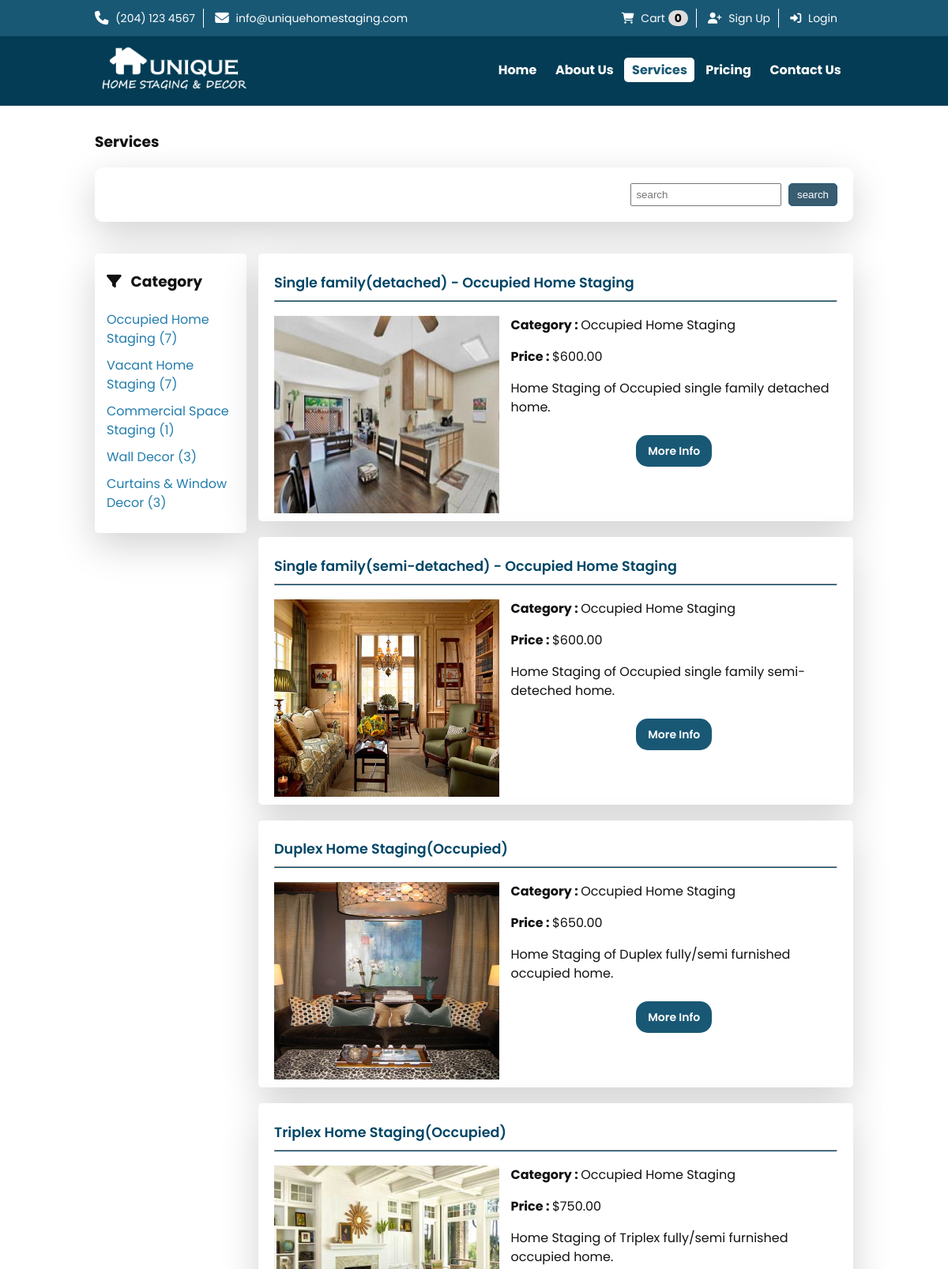
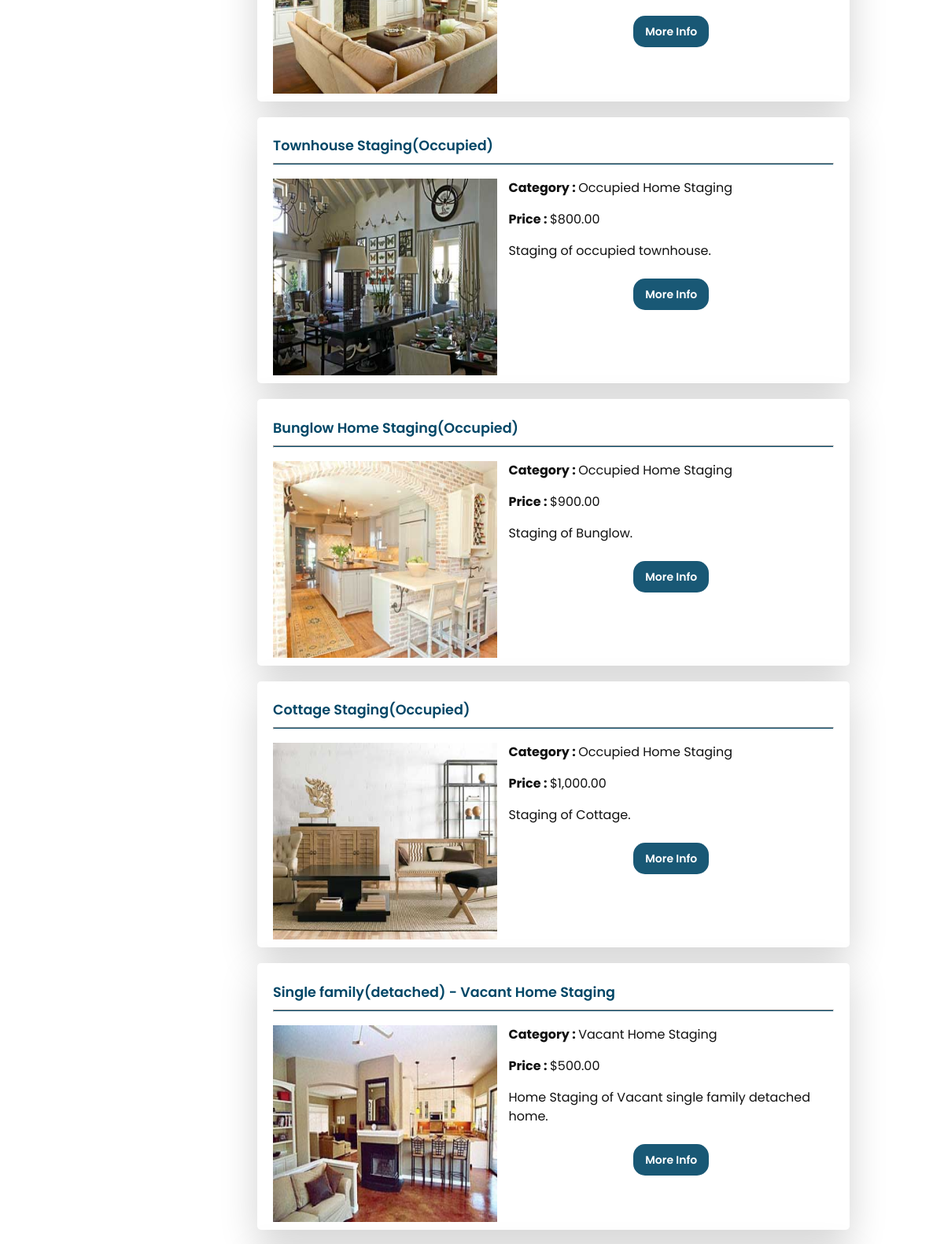
Page /?p=services (upper part) on the committed database (2 pictures, top to bottom).
### tables this page shows
CREATE TABLE `category` (
  `id` int(11) NOT NULL AUTO_INCREMENT,
  `title` varchar(255) NOT NULL,
  `image` varchar(255) DEFAULT NULL,
  `deleted` tinyint(1) DEFAULT 0,
  `created_at` datetime NOT NULL DEFAULT current_timestamp(),
  `updated_at` datetime NOT NULL DEFAULT current_timestamp() ON UPDATE current_timestamp(),
  PRIMARY KEY (`id`)
);

CREATE TABLE `service` (
  `id` int(11) NOT NULL AUTO_INCREMENT,
  `title` varchar(255) NOT NULL,
  `description` text NOT NULL,
  `short_description` varchar(255) DEFAULT NULL,
  `image` varchar(255) DEFAULT NULL,
  `price` decimal(7,2) NOT NULL,
  `category` int(11) DEFAULT NULL,
  `tag` varchar(255) DEFAULT NULL,
  `display` enum('hide','all place','main page','service page') DEFAULT NULL,
  `estimated_time` int(11) DEFAULT NULL,
  `no_of_staff_required` int(11) DEFAULT NULL,
  `deleted` tinyint(1) DEFAULT 0,
  `created_at` datetime NOT NULL DEFAULT current_timestamp(),
  `updated_at` datetime NOT NULL DEFAULT current_timestamp() ON UPDATE current_timestamp(),
  PRIMARY KEY (`id`),
  KEY `category` (`category`),
  CONSTRAINT `service_ibfk_1` FOREIGN KEY (`category`) REFERENCES `category` (`id`)
);

### config/functions.php (called while the page is built, shortened)
<?php
function view(string $view_name, array $data = []): void
{
    try {
        extract($data);
        $path = __DIR__ . '/../views/' . $view_name . '.view.php';
        require($path);
    } catch (Exception $e) {
        echo $e->getMessage();
        die;
    }
}

### controllers/services.php (called while the page is built, shortened)
<?php
$title = 'Services';
$categoryObj = new Category();
$serviceObj = new Service();
$categories = $categoryObj->getAllWithServiceCount();
if (!empty($_GET['search']) && $_GET['search'] == trim($_GET['search'])) {
    $services = $serviceObj->getAllBySearch($_GET['search']);
    $title = 'You searched for: ' .  $_GET['search'];
} elseif (!empty($_GET['category']) && $_GET['category'] == intval($_GET['category'])) {
    $services = $serviceObj->getAllByCategory($_GET['category']);
    $title = 'Service by Category: ' . $services[0]['category_title'];
} else {
    $services = $serviceObj->getAll();
}
view('services', compact('title', 'categories', 'services'));

### public/index.php (called while the page is built, shortened)
<?php
$allowed = [
    'home', 'services', 'service-detail', 'about-us', 'pricing', 'contact-us', 'sign-up',
    'process-sign-up', 'my-profile', 'login',  'process-login', 'logout',
    'view-cart', 'handle-cart', 'remove-cart', 'checkout', 'handle-payment',
    'invoice', 'orders'
];
if (empty($_GET['p'])) {
    $page = 'home';
} elseif (in_array($_GET['p'], $allowed)) {
    $page = $_GET['p'];
} else {
    $page = 'error-404';
    http_response_code(404);
}
$path = __DIR__ . '/../controllers/' . $page . '.php';
require($path);

### config/escape.php (called while the page is built, shortened)
<?php
function esc(string $str): string
{
    return htmlentities($str, ENT_NOQUOTES, "UTF-8");
}

### app/Models/Model.php (called while the page is built, shortened)
<?php
abstract class Model
{
    protected static $dbh;
    public static function init($dbh)
    {
        self::$dbh = $dbh;
    }
    public function getDbh()
    {
        return  self::$dbh;
    }
}

### app/Models/Category.php (called while the page is built, shortened)
<?php
class Category extends Model
{
    protected $table = 'category';
    public function getAllWithServiceCount()
    {
        $query =
            "SELECT count(s.category) as service_count,
                c.*
                FROM
                service s
                left join
                {$this->table} c on  c.id = s.category
                where s.deleted = 0
                group by s.category ";
        $stmt = $this->getDbh()->prepare($query);
        $stmt->execute();
        return $stmt->fetchAll();
    }
}

### app/Models/Service.php (called while the page is built, shortened)
<?php
class Service extends Model
{
    protected $table = 'service';
    public function getAll($order = 'asc')
    {
        $query = "SELECT
                    s.*,
                    c.title as category_title
                    from {$this->table} as s
                    LEFT JOIN {$this->category_table} as c
                    ON s.category = c.id
                    WHERE s.deleted=0
                    order by id " . $order;
        $stmt = self::$dbh->prepare($query);
        $stmt->execute();
        return $stmt->fetchAll();
    }
}

### views/services.view.php (the view, shortened to what this page needs)
<?php require __DIR__ . '/inc/header.php'; ?>
<div class="container">
    <div class="section-block">
        <?php if ($title) : ?>
            <h3>
                <?= esc($title) ?>
            </h3>
        <?php endif; ?>
        <div class="search-service">
            <form action="/" method="get" autocomplete="off" novalidate>
                <input id="search" type="text" name="search" placeholder="search" maxlength="255" />&nbsp;
                <input type="submit" value="search" />
            </form>
        </div>
        <div class="service-filter">
            <h3><i class="fa fa-filter" aria-hidden="true"></i> &nbsp; Category</h3>
            <ul>
                <?php foreach ($categories as $category) : ?>
                    <li>
                        <a href="/?p=services&category=<?= esc($category['id']) ?>">
                            <?= esc($category['title']) ?> (<?= $category['service_count'] ?>)
                        </a>
                    </li>
                <?php endforeach; ?>
            </ul>
        </div>
        <div class="service-block-wrapper">
            <?php foreach ($services as $service) : ?>
                <div class="service-block">
                    <div class="service-title">
                        <h2><?= esc($service['title']) ?></h2>
                        <hr>
                    </div>
                    <div>
                        <div class="service-img-block">
                            <img src="images/service/<?= esc($service['image']) ?>" alt="<?= esc($service['title']) ?>" width="300" height="300">
                        </div>
                        <div class="service-detail">
                            <p class="highlight-text">
                                <strong>Category : </strong> <?= esc($service['category_title']) ?>
                            </p>
                            <p class="highlight-text">
                                <strong>Price : </strong> $<?= number_format($service['price'], 2) ?>
                            </p>
                            <p><?= esc($service['short_description']) ?>
                            </p>
                            <div class="btn-wrapper">
                                <a href="/?p=service-detail&service=<?= esc($service['id']) ?>">
                                    More Info
                                </a>
                            </div>
                        </div>
                    </div>
                </div>
            <?php endforeach; ?>
        </div>
    </div>
</div>
<?php require __DIR__ . '/inc/footer.php'; ?>

### public/styles/custom.css (style rules this page uses)
* { box-sizing: border-box; }
body, html { margin: 0; padding: 0; }
body { font-family: "Poppins", Arial, sans-serif; background-color: #fff; margin: 0; line-height: 24px; color: #111; font-size: 16px; font-weight: 400; }
.container { max-width: 960px; margin: 0 auto; position: relative; }
.section-block { margin: 15px 0; }
.service-block { padding: 10px 20px; margin: 20px 0; box-shadow: 0 1rem 3rem rgba(0, 0, 0, 0.175) !important; border-radius: 0.3rem !important; background-color: #fff !important; }
.service-block .service-title h2 { font-weight: 600; font-size: 1.1em; margin-bottom: 5px; color: #014666; }
.service-block .service-title hr { width: 100%; height: 3px; background: #014666; display: inline-block; margin: 5px 0 10px; }
.service-block .service-detail p { font-size: 16px; margin: 0 0 1rem; }
.service-block .service-img-block { width: 40%; height: 250px; display: inline-block; vertical-align: top; margin-right: 10px; }
.service-block .service-img-block img { height: 100%; width: 100%; max-height: 100%; max-width: 100%; }
.service-block .service-detail { width: 58%; display: inline-block; vertical-align: top; }
.search-service { text-align: right; padding: 20px; margin: 20px 0; box-shadow: 0 1rem 3rem rgb(0 0 0 / 18%); border-radius: 10px; background-color: #fff; }
.search-service form input[type="text"] { padding: 5px; }
.search-service form input[type="submit"] { padding: 6px 10px; background: #385c70; color: white; border: 1px solid #245874; border-radius: 5px; }
.service-filter { width: 20%; float: left; padding: 5px 15px; margin: 20px 0; box-shadow: 0 1rem 3rem rgb(0 0 0 / 18%); border-radius: 0.3rem; background-color: #fff; }
.service-filter ul { list-style: none; padding-inline-start: 0; }
.service-filter ul > li { padding: 5px 0; }
.service-filter ul > li > a { text-decoration: none; color: #227dae; }
.service-block-wrapper { width: 80%; float: right; padding: 0 0 0 15px; }
.btn-wrapper { text-align: center; padding: 15px 0; }
.btn-wrapper a, .btn-wrapper form input[type="submit"] { padding: 10px 15px; color: #fff; border-radius: 15px; font-size: 14px; font-weight: 600; border: none; cursor: pointer; transition: all 200ms ease-in-out; text-decoration: none; background-color: rgba(1, 70, 102, 0.9); }

### public/styles/print.css (style rules this page uses)
* { -webkit-print-color-adjust: exact; print-color-adjust: exact; }
body { font-size: 12px; width: 100%; }
.container { width: 100%; }

### rows in the picture
category: title "Occupied Home Staging", service_count "7"
category: title "Vacant Home Staging", service_count "7"
category: title "Commercial Space Staging", service_count "1"
category: title "Wall Decor", service_count "3"
category: title "Curtains & Window Decor", service_count "3"
service: title "Single family(detached) - Occupied Home Staging", image (picture), category.title "Occupied Home Staging", price "600.00", short_description "Home Staging of Occupied single family detached home."
service: title "Single family(semi-detached) - Occupied Home Staging", image (picture), category.title "Occupied Home Staging", price "600.00", short_description "Home Staging of Occupied single family semi-deteched home."
service: title "Duplex Home Staging(Occupied)", image (picture), category.title "Occupied Home Staging", price "650.00", short_description "Home Staging of Duplex fully/semi furnished occupied home."
service: title "Triplex Home Staging(Occupied)", image (picture), category.title "Occupied Home Staging", price "750.00", short_description "Home Staging of Triplex fully/semi furnished occupied home."
service: title "Townhouse Staging(Occupied)", image (picture), category.title "Occupied Home Staging", price "800.00", short_description "Staging of occupied townhouse."
service: title "Bunglow Home Staging(Occupied)", image (picture), category.title "Occupied Home Staging", price "900.00", short_description "Staging of Bunglow."
service: title "Cottage Staging(Occupied)", image (picture), category.title "Occupied Home Staging", price "1,000.00", short_description "Staging of Cottage."
service: title "Single family(detached) - Vacant Home Staging", image (picture), category.title "Vacant Home Staging", price "500.00", short_description "Home Staging of Vacant single family detached home."

### other values in the picture
$cartCount "0"
$title "Services"
